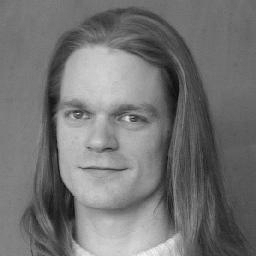
#> input picture Project 2/Task2_1/bauckhage.jpg, 256 x 256 px
$ python task2.1.py   (Python 2 division)   (older library calls are emulated)
#> lines starting #> are read from the running program, lines starting #| are printed output that depends on the picture
import numpy as np
import scipy.misc as msc
import scipy.ndimage as img
import numpy.fft as fft
from scipy.signal import convolve2d
import matplotlib.pyplot as plt
from matplotlib import pylab
import time

# z-value corresponding to 0.01 error
z_value = 2.575
test = False

def read_intensity_image(file):
    """
    Reads an image file and flattens the color layers into a single gray-scale layer.
    Parameters
    ----------
    file : str or file object
        The file name or file object to be read.
    Returns
    -------
    f : ndarray
        The 2D array obtained by reading the image and casting to float type.
    """
#> called with file = 'bauckhage.jpg'
    f = msc.imread(file, flatten=True).astype('float')
#> f: shape (256, 256) float64; min 8, max 244, mean 115.4
    return f


def write_intensity_image(arr, file):
    """
    Saves the image under the given file name or file object.
    Parameters
    ----------
    file : str
        The file name or file object in which the image array to be written.
    f : ndarray
        The 2D image array to be written to the given file.
    """
    msc.imsave(file, arr)


def gauss_filter_spat(im, padding, w_size, save = False):
    """
    Gaussian Filter image on spatial domain given padding and window size of the filter
    Parameters
    ----------
    im: ndarray
        The 2D image array to be filtered
    padding: string
        border padding: "constant", "wrap", "reflect"
    w_size
        window size of the Gaussian Filter
    """
#> called with padding = 'constant', w_size = 11, save = True
    sigma = (w_size-1.0) / (2.0*z_value)
    x = np.arange(w_size)
    g = np.exp(-0.5*((x - np.floor(w_size/2.))/sigma)**2)  # gaussian
    G = np.outer(g, g)
    G /= G.sum()
    if save:
        write_intensity_image(G, 'gauss2D.png' )
    im_padded = np.pad(im, (w_size - 1)/2, mode=padding)

    # border padding
    if save:
        write_intensity_image(im_padded, 'image_padded_'+padding+'.png')

    # naive Gaussian filtering
    out = np.zeros(im.shape)
    for x in range (im.shape[0]):
        for y in range(im.shape[1]):
            for i in range(w_size):
                for j in range(w_size):
                    out[x,y] += im_padded[x+i, y+j] * G[w_size-i-1, w_size-j-1]
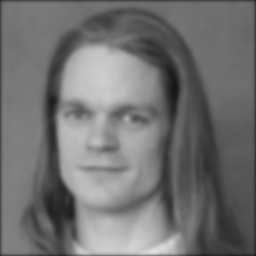
#> out: shape (256, 256) float64; min 22.74, max 225.8, mean 114

    if save:
        write_intensity_image(out, 'image_2d_filtered_w_size_'+str(w_size)+'_padding_'+padding+'.png')

def gauss_filter_sep(im, padding, w_size, save = False):
    """
    Gaussian Filter with separated kernel on spatial domain given padding and window size of the filter
    Parameters
    ----------
    im: ndarray
        The 2D image array to be filtered
    padding: string
        border padding: "constant", "wrap", "reflect"
    w_size
        window size of the Gaussian Filter
    """
#> called with padding = 'wrap', w_size = 11, save = True
    sigma = (w_size - 1.0) / (2.0 * z_value)
    x = np.arange(w_size)
    g = np.exp(-0.5*((x-np.floor(w_size/2.))/sigma)**2)  # gaussian
    g /= g.sum()
    if save:
        write_intensity_image( g.reshape(1, w_size), 'gauss1D_row.png')
        write_intensity_image(np.transpose( g.reshape(1, w_size)), 'gauss1D_col.png')

    im_padded = np.pad(im, (w_size - 1)/2, mode=padding)
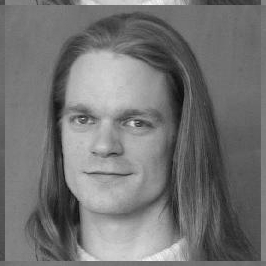
#> im_padded: shape (266, 266) float64; min 8, max 244, mean 115.5

    # step 1: naive Gaussian filtering using row filter
    tmp_out = np.zeros((im.shape[0], im_padded.shape[1]))
    for x in range (im.shape[0]):
        for y in range(im_padded.shape[1]):
            for i in range(w_size):
                tmp_out[x,y] += im_padded[x+i, y] * g[w_size-i-1 ]
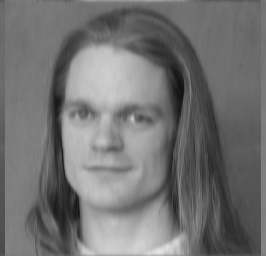
#> tmp_out: shape (256, 266) float64; min 14.45, max 230.4, mean 115.1

    # step 2: naive Gaussian filtering using column filter
    g_t = np.transpose(g)
    out = np.zeros(im.shape)
    for x in range(im.shape[0]):
        for y in range(im.shape[1]):
            for j in range(w_size):
                out[x, y] += tmp_out[x, y+j] * g_t[w_size-j-1]

    if save:
        write_intensity_image(out, 'image_1d_filtered_w_size_' + str(w_size) + '_padding_' + padding + '.png')

def gauss_filter_fourr(im, w_size, save = False):
    """
    Gaussian Filter the image in frequency domain given padding and window size of the filter
    Parameters
    ----------
    im: ndarray
        The 2D image array to be filtered
    w_size
        window size of the Gaussian Filter
    """
#> called with w_size = 11, save = True
    sigma = (w_size-1.0) / (2.0*z_value)
    padding = "constant"
    x = np.arange(w_size)
    g = np.exp(-0.5*((x - np.floor(w_size/2.))/sigma)**2)  # gaussian
    G = np.outer(g, g)
    G /= G.sum()

    m = im.shape[0]
#> m = 256
    n = im.shape[1]
#> n = 256
    # zero-pad the kernel up to (m+w_size-1)x(n+w_size-1)
    filter_padded = np.pad(G, (((int)(np.floor((m-1)/2.)), (int)(np.ceil((m-1)/2.))),
                               ((int)(np.floor((n-1)/2.)), (int)(np.ceil((n-1)/2.)) )), mode=padding)

    # zero-pad the image up to (m+w_size-1)x(n+w_size-1)
    im_padded = np.pad(im, (w_size - 1)/2, mode=padding)

    G_fft = fft.fft2(fft.ifftshift(filter_padded))           # apply fourier transform to padded kernel
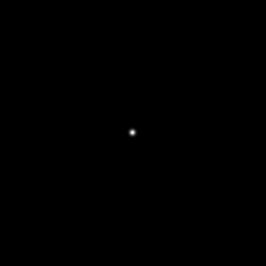
#> filter_padded: shape (266, 266) float64; min 0, max 0.0426, mean 1.41e-05; drawn with min black and max white
    F_fft = fft.fft2(im_padded)                              # apply fourier transform to image
    convolved = np.multiply(F_fft, G_fft)
    filtered = fft.ifft2(convolved)
    #remove padding after inverse fourier transform
    filtered = filtered[w_size/2-1:filtered.shape[0]-w_size/2-1, w_size/2-1:filtered.shape[1]-w_size/2-1]

    if save:
        write_intensity_image(fft.ifftshift(filter_padded), 'gauss2D_padded.png')
        write_intensity_image((np.abs(fft.fftshift(G_fft))), 'fourier_gauss2D_padded_abs.png')
#> in write_intensity_image (call 8), `msc.imsave(file, arr)`:
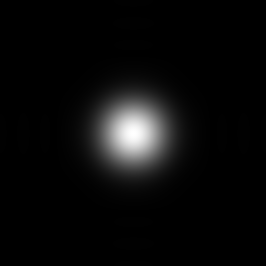
#> saved as fourier_gauss2D_padded_abs.png: PIL image 266x266 L; min 0, max 255, mean 10.9
        write_intensity_image(np.log(np.abs(fft.fftshift(F_fft))), 'fourier_image2D_log_abs.png')
#> in write_intensity_image (call 9), `msc.imsave(file, arr)`:
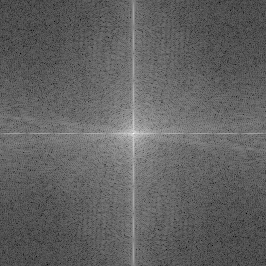
#> saved as fourier_image2D_log_abs.png: PIL image 266x266 L; min 0, max 255, mean 97.9
        write_intensity_image(np.log(np.abs(convolved)), 'fourier_image2D_convolved_log_abs.png')
#> in write_intensity_image (call 10), `msc.imsave(file, arr)`:
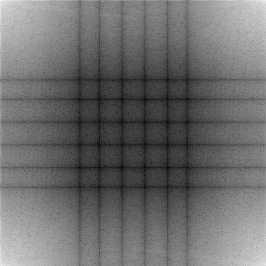
#> saved as fourier_image2D_convolved_log_abs.png: PIL image 266x266 L; min 0, max 255, mean 108.5
        write_intensity_image(np.abs(filtered), 'fourier_image_2d_filtered_w_size_'+str(w_size)+'_padding_'+padding+'.png')

if __name__ == '__main__':
    ff = read_intensity_image('bauckhage.jpg')  # read image in grayscale
    gauss_filter_spat(ff, "constant", 11, True)   # task 1:  filter image on spatial domain
    gauss_filter_sep(ff, "wrap", 11, True)        # task 2: filter image on spatial domain using separated Gaussian filter
    gauss_filter_fourr(ff, 11, True)              # task 3:  filter image on frequency domain

    # task 4: test
    if test:
        # test with various filters
        filter_sizes = np.asarray([3, 5, 7, 9, 11, 13, 15, 17, 19, 21])
        spatial_times = list()
        np.asarray(spatial_times)
        separated_times = list()
        fourier_times = list()

        for i in range(filter_sizes.shape[0]):
            filter_sz = filter_sizes[i]
            print "size: " + str(filter_sz)

            total_time_spatial = total_time_separated = total_time_fourier = 0
            # We test for 10 times
            for trial in range(10):
                spatial_start = time.time()
                # Test for Spatial naive convolution
                gauss_filter_spat(ff, 'reflect', filter_sz, False)
                total_time_spatial += time.time() - spatial_start
                separated_start = time.time()

                # Test for Separated convolution
                gauss_filter_sep(ff, 'reflect', filter_sz, False)
                total_time_separated += time.time() - separated_start
                fourier_start = time.time()

                # Test for Separated convolution
                gauss_filter_fourr(ff, filter_sz, False)
                total_time_fourier += time.time() - fourier_start

            spatial_times.append(total_time_spatial / 10.)
            separated_times.append(total_time_separated / 10.)
            fourier_times.append(total_time_fourier / 10.)

        # print spatial_times
        # print separated_times
        print fourier_times

        # spatial_times = np.asarray(spatial_times)
        # separated_times = np.asarray(separated_times)
        fourier_times = np.asarray(fourier_times)

        fig = plt.figure()
        ax = fig.add_subplot(1, 1, 1)

        handle1, = ax.plot(filter_sizes, fourier_times, 'g^', label='Fourier')
        handle2, = ax.plot(filter_sizes, spatial_times, 'r--', label='Spatial')
        handle3, = ax.plot(filter_sizes, separated_times, 'bs', label='Separated')
        ax.set_yscale('log')
        ax.set_xlabel('kernel size')
        ax.set_ylabel('log(ms)')
        ax.legend([handle1, handle2, handle3], loc='upper left')
        fig.savefig('plot2.1.4.png')

        # spatial_times = [0.9056935787200928, 2.4088427305221556, 4.605582904815674, 7.472419619560242, 11.551127910614014, 15.665853643417359, 21.545386171340944, 30.06045446395874, 35.85298101902008, 39.69724643230438]
        # separated_times = [0.4493666887283325, 0.7143961191177368, 0.9700865268707275, 1.2502843141555786, 1.5750965833663941, 1.8585208177566528, 2.1971273899078367, 2.596834111213684, 2.772663974761963, 2.9016735553741455]
        # fourier_times = [0.025757765769958495, 0.01479649543762207, 0.0790729999542

$ run again, with Project 2/Task2_1/image_padded_constant.png saved as Project 2/Task2_1/bauckhage.jpg
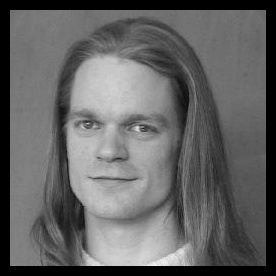
#> input picture Project 2/Task2_1/image_padded_constant.png, 276 x 276 px
#> in write_intensity_image (call 9), `msc.imsave(file, arr)`:
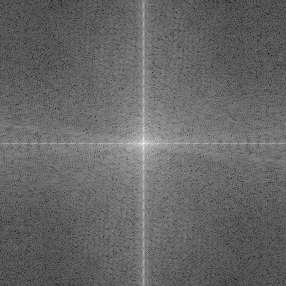
#> saved as fourier_image2D_log_abs.png: PIL image 286x286 L; min 0, max 255, mean 102.6
#> in write_intensity_image (call 10), `msc.imsave(file, arr)`:
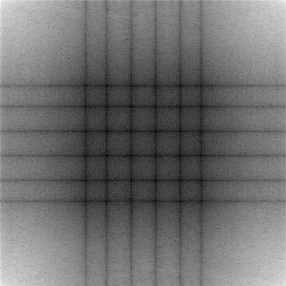
#> saved as fourier_image2D_convolved_log_abs.png: PIL image 286x286 L; min 0, max 255, mean 110.2

$ run again, with Project 2/Task2_1/image_padded_reflect.png saved as Project 2/Task2_1/bauckhage.jpg
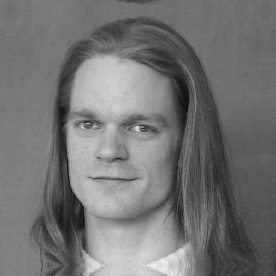
#> input picture Project 2/Task2_1/image_padded_reflect.png, 276 x 276 px
#> in write_intensity_image (call 9), `msc.imsave(file, arr)`:
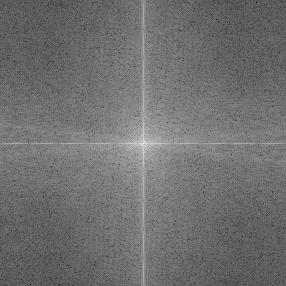
#> saved as fourier_image2D_log_abs.png: PIL image 286x286 L; min 0, max 255, mean 111.6
#> in write_intensity_image (call 10), `msc.imsave(file, arr)`:
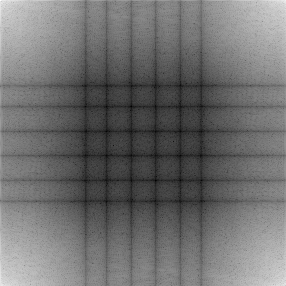
#> saved as fourier_image2D_convolved_log_abs.png: PIL image 286x286 L; min 0, max 255, mean 110.7

$ run again, with Project 2/Task2_1/image_padded_wrap.png saved as Project 2/Task2_1/bauckhage.jpg
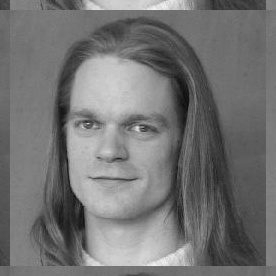
#> input picture Project 2/Task2_1/image_padded_wrap.png, 276 x 276 px
#> in write_intensity_image (call 10), `msc.imsave(file, arr)`:
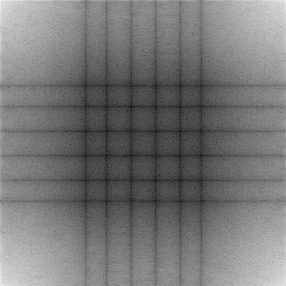
#> saved as fourier_image2D_convolved_log_abs.png: PIL image 286x286 L; min 0, max 255, mean 118.2
